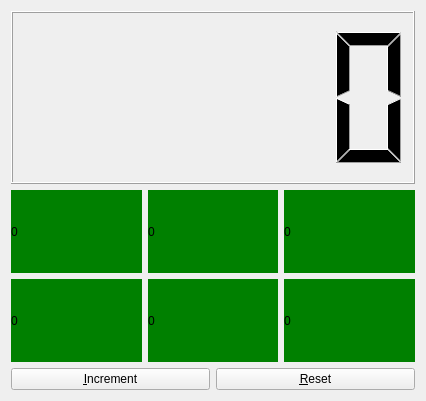
<?xml version="1.0" encoding="UTF-8"?>
<ui version="4.0">
 <class>MyForm</class>
 <widget class="QWidget" name="MyForm">
  <property name="windowModality">
   <enum>Qt::WindowModal</enum>
  </property>
  <property name="enabled">
   <bool>true</bool>
  </property>
  <property name="geometry">
   <rect>
    <x>0</x>
    <y>0</y>
    <width>426</width>
    <height>401</height>
   </rect>
  </property>
  <property name="sizePolicy">
   <sizepolicy hsizetype="Fixed" vsizetype="Fixed">
    <horstretch>0</horstretch>
    <verstretch>0</verstretch>
   </sizepolicy>
  </property>
  <property name="sizeIncrement">
   <size>
    <width>1</width>
    <height>1</height>
   </size>
  </property>
  <property name="baseSize">
   <size>
    <width>430</width>
    <height>389</height>
   </size>
  </property>
  <property name="contextMenuPolicy">
   <enum>Qt::DefaultContextMenu</enum>
  </property>
  <property name="windowTitle">
   <string>Abacus</string>
  </property>
  <layout class="QHBoxLayout" name="horizontalLayout">
   <item>
    <layout class="QVBoxLayout" name="verticalLayout_3">
     <property name="sizeConstraint">
      <enum>QLayout::SetMinAndMaxSize</enum>
     </property>
     <item>
      <layout class="QGridLayout" name="gridLayout_2">
       <item row="0" column="0">
        <widget class="MyQLCD" name="display"/>
       </item>
      </layout>
     </item>
     <item>
      <layout class="QGridLayout" name="gridLayout_3">
       <item row="1" column="4">
        <widget class="MyQLabel" name="u0">
         <property name="styleSheet">
          <string notr="true">QLabel { background-color : green; color : black; }</string>
         </property>
         <property name="text">
          <string>0</string>
         </property>
        </widget>
       </item>
       <item row="1" column="1">
        <widget class="MyQLabel" name="u1">
         <property name="styleSheet">
          <string notr="true">QLabel { background-color : green; color : black; }</string>
         </property>
         <property name="text">
          <string>0</string>
         </property>
        </widget>
       </item>
       <item row="1" column="0">
        <widget class="MyQLabel" name="u2">
         <property name="styleSheet">
          <string notr="true">QLabel { background-color : green; color : black; }</string>
         </property>
         <property name="text">
          <string>0</string>
         </property>
        </widget>
       </item>
       <item row="0" column="4">
        <widget class="MyQLabel" name="c0">
         <property name="styleSheet">
          <string notr="true">QLabel { background-color : green; color : black; }</string>
         </property>
         <property name="text">
          <string>0</string>
         </property>
        </widget>
       </item>
       <item row="0" column="1">
        <widget class="MyQLabel" name="c1">
         <property name="styleSheet">
          <string notr="true">QLabel { background-color : green; color : black; }</string>
         </property>
         <property name="text">
          <string>0</string>
         </property>
        </widget>
       </item>
       <item row="0" column="0">
        <widget class="MyQLabel" name="c2">
         <property name="autoFillBackground">
          <bool>false</bool>
         </property>
         <property name="styleSheet">
          <string notr="true">QLabel { background-color : green; color : black; }</string>
         </property>
         <property name="text">
          <string>0</string>
         </property>
        </widget>
       </item>
      </layout>
     </item>
     <item>
      <layout class="QHBoxLayout" name="horizontalLayout_2">
       <item>
        <widget class="QPushButton" name="bttIncr">
         <property name="text">
          <string>&amp;Increment</string>
         </property>
        </widget>
       </item>
       <item>
        <widget class="QPushButton" name="bttReset">
         <property name="text">
          <string>&amp;Reset</string>
         </property>
        </widget>
       </item>
      </layout>
     </item>
    </layout>
   </item>
  </layout>
 </widget>
 <customwidgets>
  <customwidget>
   <class>MyQLCD</class>
   <extends>QLCDNumber</extends>
   <header>myqlcd.h</header>
   <slots>
    <signal>sendReset()</signal>
    <signal>sendIncrD()</signal>
    <signal>sendIncrU()</signal>
    <slot>valorZero()</slot>
    <slot>escriuNumero(int)</slot>
    <slot>reset()</slot>
    <slot>increment()</slot>
   </slots>
  </customwidget>
  <customwidget>
   <class>MyQLabel</class>
   <extends>QLabel</extends>
   <header>myqlabel.h</header>
   <slots>
    <signal>nextIncr()</signal>
    <signal>sendReset()</signal>
    <slot>increment()</slot>
    <slot>reset()</slot>
   </slots>
  </customwidget>
 </customwidgets>
 <resources/>
 <connections>
  <connection>
   <sender>bttIncr</sender>
   <signal>clicked()</signal>
   <receiver>display</receiver>
   <slot>increment()</slot>
   <hints>
    <hint type="sourcelabel">
     <x>112</x>
     <y>320</y>
    </hint>
    <hint type="destinationlabel">
     <x>215</x>
     <y>70</y>
    </hint>
   </hints>
  </connection>
  <connection>
   <sender>bttReset</sender>
   <signal>clicked()</signal>
   <receiver>display</receiver>
   <slot>reset()</slot>
   <hints>
    <hint type="sourcelabel">
     <x>318</x>
     <y>320</y>
    </hint>
    <hint type="destinationlabel">
     <x>215</x>
     <y>70</y>
    </hint>
   </hints>
  </connection>
  <connection>
   <sender>display</sender>
   <signal>sendIncrU()</signal>
   <receiver>u0</receiver>
   <slot>increment()</slot>
   <hints>
    <hint type="sourcelabel">
     <x>215</x>
     <y>70</y>
    </hint>
    <hint type="destinationlabel">
     <x>352</x>
     <y>226</y>
    </hint>
   </hints>
  </connection>
  <connection>
   <sender>u0</sender>
   <signal>nextIncr()</signal>
   <receiver>u1</receiver>
   <slot>increment()</slot>
   <hints>
    <hint type="sourcelabel">
     <x>352</x>
     <y>226</y>
    </hint>
    <hint type="destinationlabel">
     <x>215</x>
     <y>226</y>
    </hint>
   </hints>
  </connection>
  <connection>
   <sender>u1</sender>
   <signal>nextIncr()</signal>
   <receiver>u2</receiver>
   <slot>increment()</slot>
   <hints>
    <hint type="sourcelabel">
     <x>215</x>
     <y>226</y>
    </hint>
    <hint type="destinationlabel">
     <x>77</x>
     <y>226</y>
    </hint>
   </hints>
  </connection>
  <connection>
   <sender>display</sender>
   <signal>sendIncrD()</signal>
   <receiver>c0</receiver>
   <slot>increment()</slot>
   <hints>
    <hint type="sourcelabel">
     <x>215</x>
     <y>70</y>
    </hint>
    <hint type="destinationlabel">
     <x>352</x>
     <y>164</y>
    </hint>
   </hints>
  </connection>
  <connection>
   <sender>c0</sender>
   <signal>nextIncr()</signal>
   <receiver>c1</receiver>
   <slot>increment()</slot>
   <hints>
    <hint type="sourcelabel">
     <x>352</x>
     <y>164</y>
    </hint>
    <hint type="destinationlabel">
     <x>215</x>
     <y>164</y>
    </hint>
   </hints>
  </connection>
  <connection>
   <sender>c1</sender>
   <signal>nextIncr()</signal>
   <receiver>c2</receiver>
   <slot>increment()</slot>
   <hints>
    <hint type="sourcelabel">
     <x>215</x>
     <y>164</y>
    </hint>
    <hint type="destinationlabel">
     <x>77</x>
     <y>164</y>
    </hint>
   </hints>
  </connection>
  <connection>
   <sender>display</sender>
   <signal>sendReset()</signal>
   <receiver>u0</receiver>
   <slot>reset()</slot>
   <hints>
    <hint type="sourcelabel">
     <x>215</x>
     <y>70</y>
    </hint>
    <hint type="destinationlabel">
     <x>352</x>
     <y>226</y>
    </hint>
   </hints>
  </connection>
  <connection>
   <sender>display</sender>
   <signal>sendReset()</signal>
   <receiver>u1</receiver>
   <slot>reset()</slot>
   <hints>
    <hint type="sourcelabel">
     <x>215</x>
     <y>70</y>
    </hint>
    <hint type="destinationlabel">
     <x>215</x>
     <y>226</y>
    </hint>
   </hints>
  </connection>
  <connection>
   <sender>display</sender>
   <signal>sendReset()</signal>
   <receiver>u2</receiver>
   <slot>reset()</slot>
   <hints>
    <hint type="sourcelabel">
     <x>215</x>
     <y>70</y>
    </hint>
    <hint type="destinationlabel">
     <x>77</x>
     <y>226</y>
    </hint>
   </hints>
  </connection>
  <connection>
   <sender>display</sender>
   <signal>sendReset()</signal>
   <receiver>c0</receiver>
   <slot>reset()</slot>
   <hints>
    <hint type="sourcelabel">
     <x>215</x>
     <y>70</y>
    </hint>
    <hint type="destinationlabel">
     <x>352</x>
     <y>164</y>
    </hint>
   </hints>
  </connection>
  <connection>
   <sender>display</sender>
   <signal>sendReset()</signal>
   <receiver>c1</receiver>
   <slot>reset()</slot>
   <hints>
    <hint type="sourcelabel">
     <x>215</x>
     <y>70</y>
    </hint>
    <hint type="destinationlabel">
     <x>215</x>
     <y>164</y>
    </hint>
   </hints>
  </connection>
  <connection>
   <sender>display</sender>
   <signal>sendReset()</signal>
   <receiver>c2</receiver>
   <slot>reset()</slot>
   <hints>
    <hint type="sourcelabel">
     <x>215</x>
     <y>70</y>
    </hint>
    <hint type="destinationlabel">
     <x>77</x>
     <y>164</y>
    </hint>
   </hints>
  </connection>
 </connections>
</ui>
